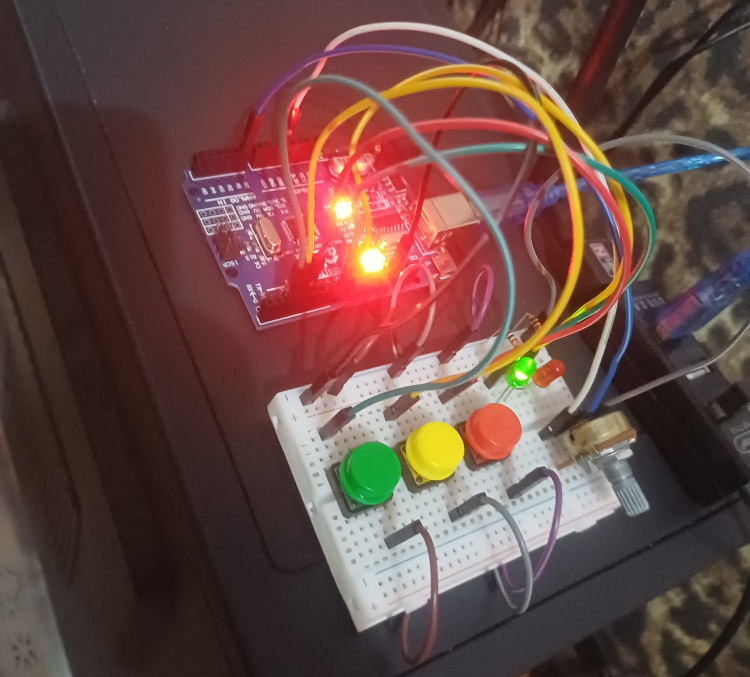
#> input picture portfolio/generator/media/arduino-prototype.jpeg, 1500 x 1354 px (shown at 1/2 size); its folder holds 5 pictures in this run
$ python project_media.py
#> lines starting #> are read from the running program, lines starting #| are printed output that depends on the picture
"""Create portfolio crops and photographic montages from original repository assets.
Sources: Arduino images 01, 08 and 14; Scroll Lock images 1-original and
2-original; Channel Blue assets/banner.png. No generated hardware or game art.
"""
from pathlib import Path
from PIL import Image, ImageOps, ImageDraw

ROOT = Path(__file__).resolve().parent
MEDIA = ROOT / 'media'
OUT = ROOT.parent / 'assets' / 'images'
SIZE = (1200, 480)
BG = (6, 12, 21)
LINE = (43, 73, 108)


def load(name, crop=None):
    with Image.open(MEDIA / name) as original:
        im = ImageOps.exif_transpose(original).convert('RGBA')
    if crop:
        w, h = im.size
        im = im.crop(tuple(round(v * (w if i % 2 == 0 else h)) for i, v in enumerate(crop)))
    return im


def canvas():
    im = Image.new('RGBA', SIZE, BG + (255,))
    d = ImageDraw.Draw(im)
    for x in range(SIZE[0]):
        a = x / (SIZE[0] - 1)
        d.line((x, 0, x, SIZE[1]), fill=(round(6+5*a), round(12+13*a), round(21+23*a), 255))
    return im


def panel(im, image, rect, fit=False):
    x, y, w, h = rect
    d = ImageDraw.Draw(im)
    d.rectangle((x-1, y-1, x+w, y+h), fill=LINE)
    d.rectangle((x, y, x+w-1, y+h-1), fill=BG)
    if fit:
        pic = ImageOps.fit(image, (w, h), method=Image.Resampling.LANCZOS)
    else:
        pic = ImageOps.contain(image, (w, h), method=Image.Resampling.LANCZOS)
    im.alpha_composite(pic, (x+(w-pic.width)//2, y+(h-pic.height)//2))


def save(im, name):
    im.convert('RGB').save(OUT / name, 'WEBP', quality=88, method=6)


def arduino():
    im = canvas()
    # Wide view retains board, wires, all three buttons and the potentiometer.
    panel(im, load('arduino-prototype.jpeg', (.18,.035,.97,.965)), (18,18,610,444))
#> in load, original is the input picture: PIL image 1500x1354 RGB; mean R, G, B 103.4, 74.1, 69
#> in panel, `x, y, w, h = rect`: x = 18; w = 610; h = 444
    # Independent crops from the original photographs retain the actual components.
    panel(im, load('arduino-board.jpeg', (.18,.34,.50,.585)), (646,18,536,211))
#> call 2 of load, with name = 'arduino-board.jpeg', crop = (0.18, 0.34, 0.5, 0.585)
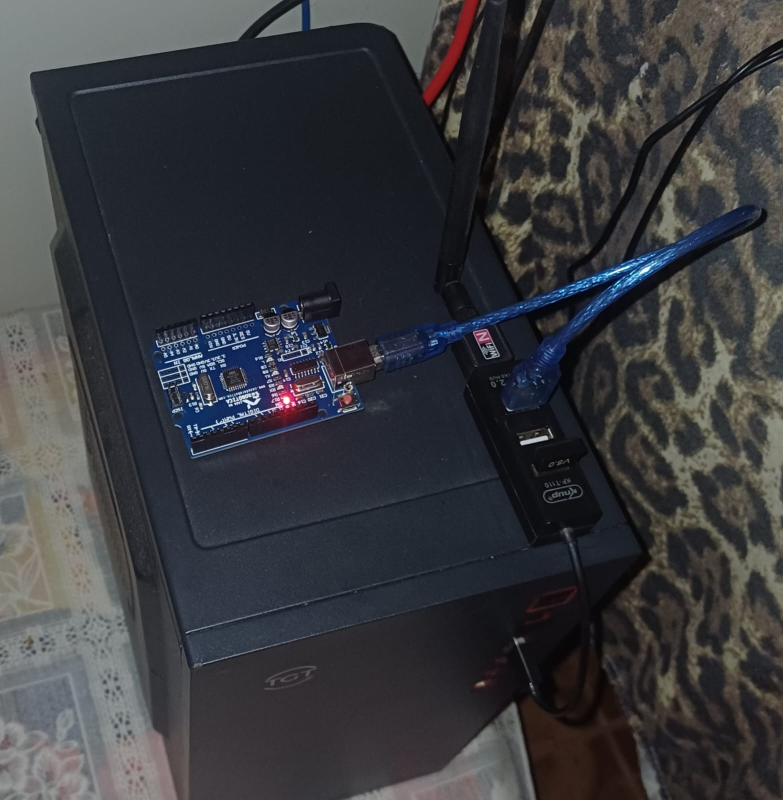
#> input picture portfolio/generator/media/arduino-board.jpeg, 1566 x 1600 px (shown at 1/2 size)
#> in load, original is the input picture: PIL image 1566x1600 RGB; mean R, G, B 57.2, 58.2, 62
    panel(im, load('arduino-controls.jpeg', (.10,.53,.66,.97)), (646,247,536,215))
#> call 3 of load, with name = 'arduino-controls.jpeg', crop = (0.1, 0.53, 0.66, 0.97)
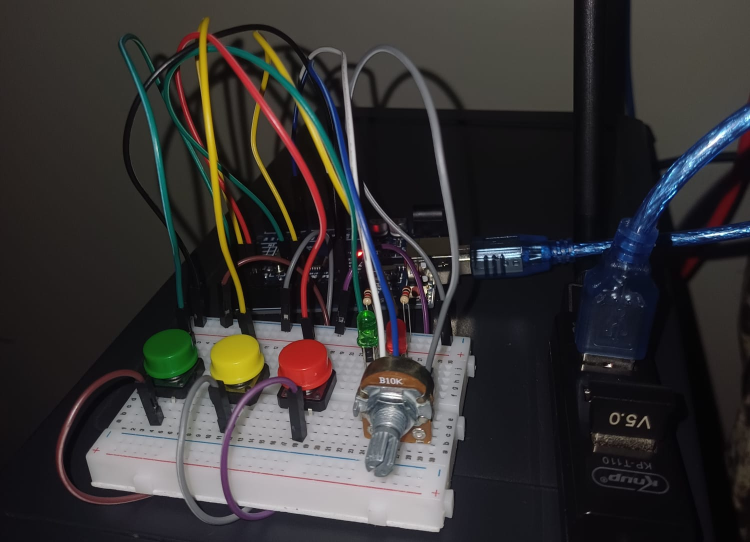
#> input picture portfolio/generator/media/arduino-controls.jpeg, 1500 x 1084 px (shown at 1/2 size)
#> in load, original is the input picture: PIL image 1500x1084 RGB; mean R, G, B 53.8, 51.6, 51.5
    save(im, 'arduino-linux-controller.webp')


def scrolllock():
    im = canvas()
    panel(im, load('keyboard-full.png', (0,.18,1,1)), (18,18,760,444))
#> call 4 of load, with name = 'keyboard-full.png', crop = (0, 0.18, 1, 1)
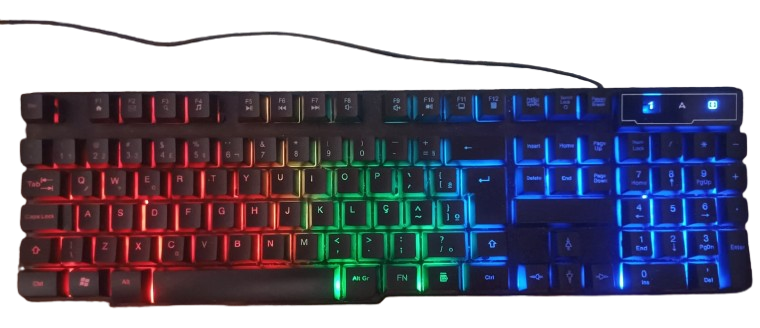
#> input picture portfolio/generator/media/keyboard-full.png, 760 x 328 px
#> in load, original is the input picture: PIL image 760x328 RGBA; mean R, G, B, A 33.3, 31.3, 46.6, 158
#> in load (call 4), `im = im.crop(tuple(round(v * (w if i % 2 == 0 else h)) for i, v in enu..`:
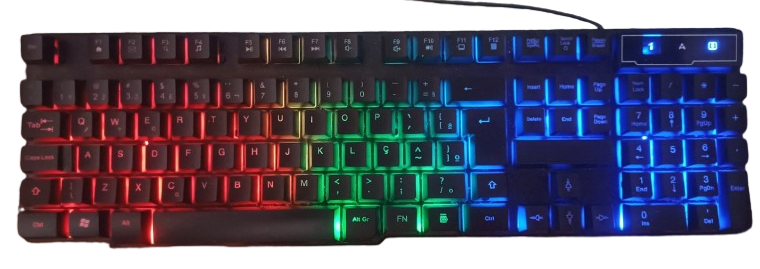
#> im: PIL image 760x269 RGBA; mean R, G, B, A 39.6, 37.4, 55.9, 190.8; transparent parts drawn white
    panel(im, load('keyboard-detail.png', (.17,.17,.84,.96)), (796,18,386,444))
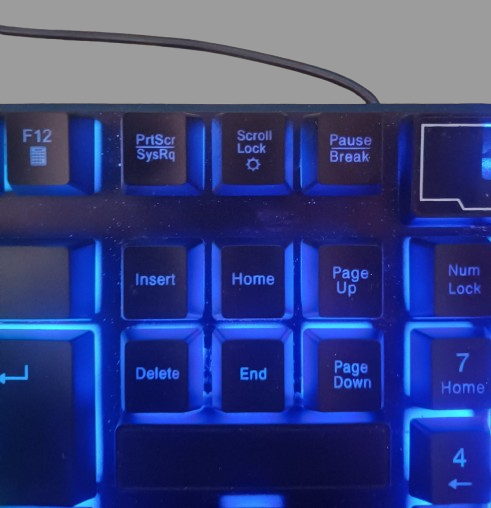
#> input picture portfolio/generator/media/keyboard-detail.png, 491 x 508 px
#> in load, original is the input picture: PIL image 491x508 RGBA; mean R, G, B, A 50.2, 61.2, 124.9, 244.6
#> in load (call 5), `im = im.crop(tuple(round(v * (w if i % 2 == 0 else h)) for i, v in enu..`:
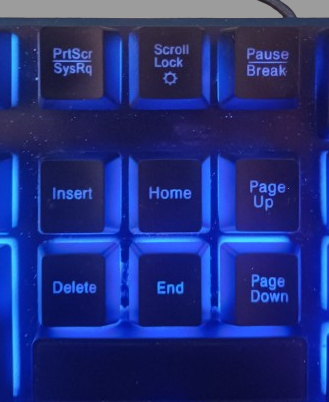
#> im: PIL image 329x402 RGBA; mean R, G, B, A 33.6, 46.3, 124.6, 252.7; transparent parts drawn white
#> in panel (call 5), `x, y, w, h = rect`: x = 796; w = 386
#> in panel (call 5), `im.alpha_composite(pic, (x+(w-pic.width)//2, y+(h-pic.height)//2))`:
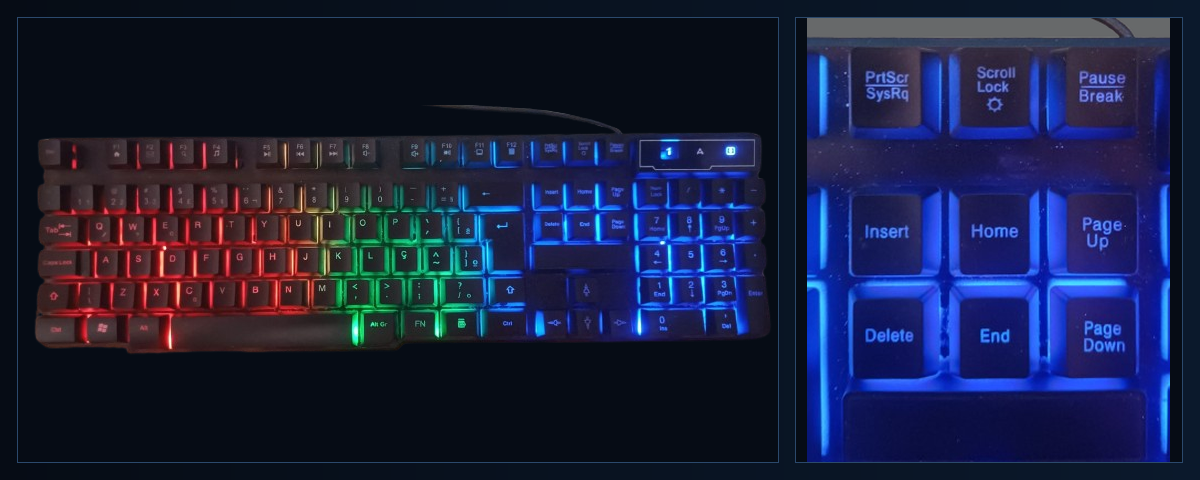
#> im: PIL image 1200x480 RGBA; mean R, G, B, A 25.9, 32.1, 65.4, 255
    save(im, 'scrolllock-rgb-fix.webp')


def channel():
    # The 2.5:1 crop removes only the top/bottom margins of the wide original;
    # the central mascot and original title remain intact.
    im = ImageOps.fit(load('channel-blue-banner.png'), SIZE,
                      method=Image.Resampling.LANCZOS, centering=(.5,.5))
    save(im, 'channel-blue.webp')


if __name__ == '__main__':
    OUT.mkdir(parents=True, exist_ok=True)
    arduino()
    scrolllock()
#> (the run stopped early here; a loop or call above may not have finished)
